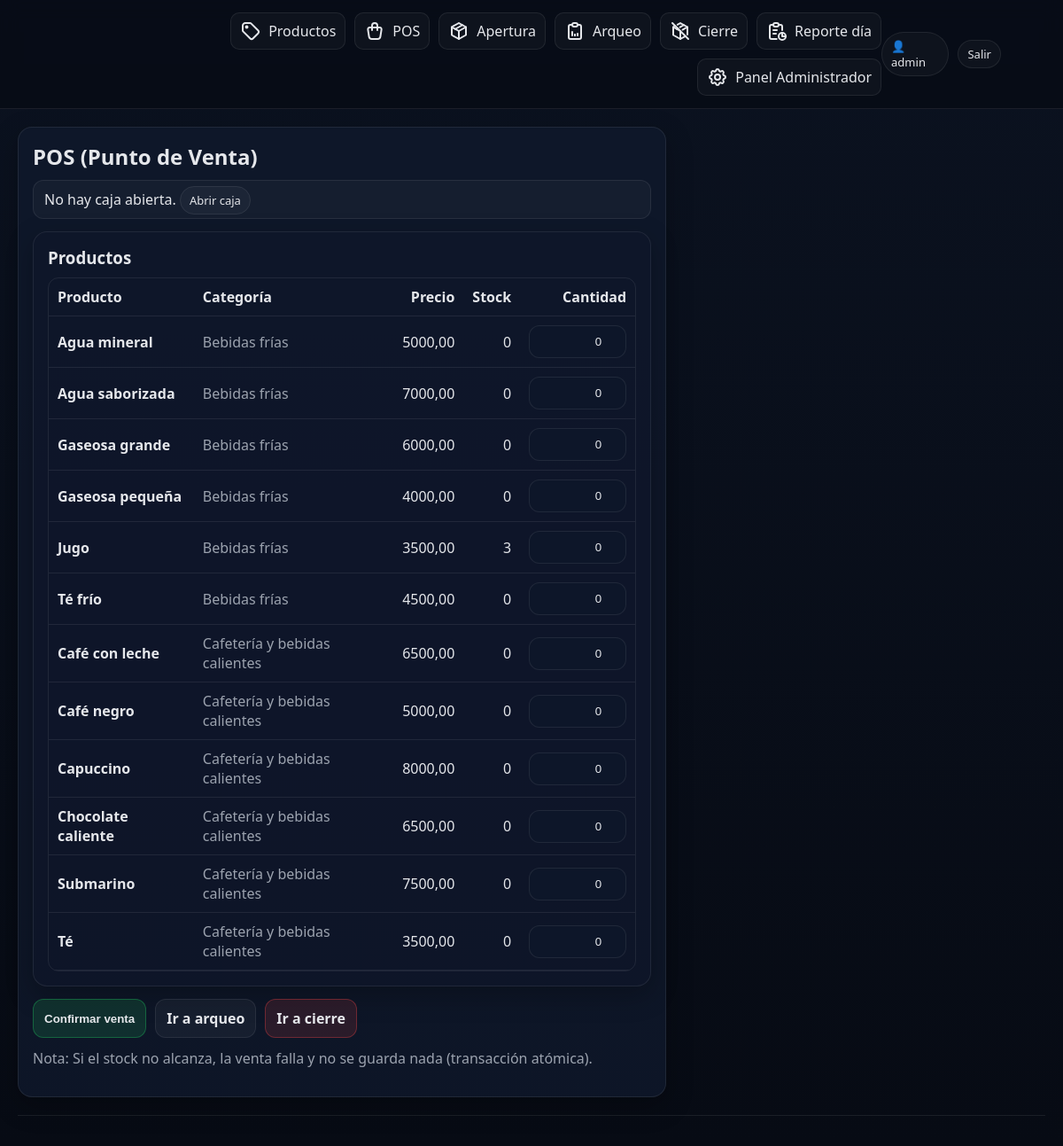
The app's page / (signed in), older data.
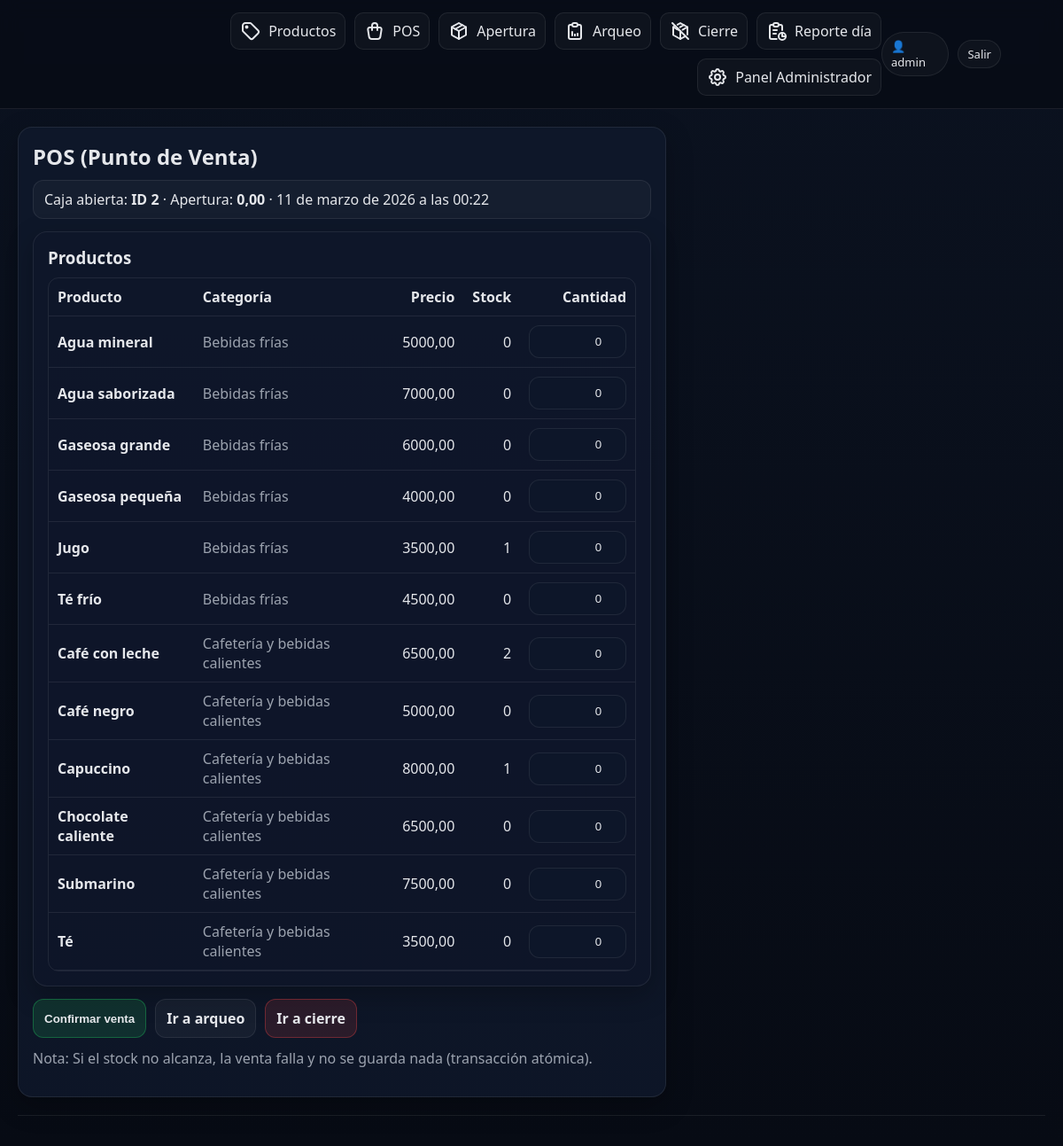
The same page, newer data.
### apps/productos/models.py (models this page shows, shortened)
class Producto(models.Model):
    categoria = models.ForeignKey(Categoria, on_delete=models.PROTECT, related_name="productos")
    nombre = models.CharField(max_length=180)
    precio = models.DecimalField(max_digits=12, decimal_places=2)
    activo = models.BooleanField(default=True)
    codigo = models.CharField(max_length=50, blank=True, null=True, unique=True)
    creado_en = models.DateTimeField(auto_now_add=True)
    actualizado_en = models.DateTimeField(auto_now=True)
    class Meta:
        ordering = ["nombre"]
        constraints = [
            models.UniqueConstraint(
                fields=["categoria", "nombre"],
                name="uq_productos_producto_categoria_nombre",
            ),
        ]
        verbose_name = "Producto"
        verbose_name_plural = "Productos"

class Categoria(models.Model):
    nombre = models.CharField(max_length=120, unique=True)
    activa = models.BooleanField(default=True)
    orden = models.PositiveIntegerField(default=0)
    class Meta:
        ordering = ["orden", "nombre"]
        verbose_name = "Categoría"
        verbose_name_plural = "Categorías"

### apps/caja/models.py (models this page shows, shortened)
class CajaSesion(models.Model):
    class Estado(models.TextChoices):
        ABIERTA = "ABIERTA", "Abierta"
        CERRADA = "CERRADA", "Cerrada"
    usuario = models.ForeignKey(
        settings.AUTH_USER_MODEL,
        on_delete=models.PROTECT,
        related_name="cajas",
    )
    estado = models.CharField(
        max_length=10,
        choices=Estado.choices,
        default=Estado.ABIERTA,
    )
    fecha_apertura = models.DateTimeField(auto_now_add=True)
    monto_apertura = models.DecimalField(max_digits=12, decimal_places=2, default=0)
    fecha_cierre = models.DateTimeField(blank=True, null=True)
    monto_cierre_declarado = models.DecimalField(max_digits=12, decimal_places=2, blank=True, null=True)
    notas = models.CharField(max_length=255, blank=True)
    class Meta:
        ordering = ["-fecha_apertura"]
        verbose_name = "Caja (Sesión)"
        verbose_name_plural = "Cajas (Sesiones)"

### apps/ventas/views.py (the view, shortened to what this page needs)
# urls.py: path("", views.pos_view, name="pos"),  # /pos/
@login_required
def pos_view(request):
    caja = get_caja_abierta(request.user)
    productos = (
        Producto.objects.filter(activo=True)
        .select_related("categoria")
        .prefetch_related("stock")
        .order_by("categoria__orden", "categoria__nombre", "nombre")
    )
    stocks = Stock.objects.filter(producto__in=productos).select_related("producto")
    stock_map = {s.producto_id: s.cantidad for s in stocks}
    ctx = {
        "caja": caja,
        "productos": productos,
        "stock_map": stock_map,
    }
    return render(request, "pos/pos.html", ctx)

### apps/caja/services.py (called while the page is built)
def get_caja_abierta(usuario) -> CajaSesion | None:
    return (
        CajaSesion.objects
        .filter(usuario=usuario, estado=CajaSesion.Estado.ABIERTA)
        .first()
    )

### apps/ventas/templatetags/pos_extras.py (called while the page is built)
@register.filter
def get_item(d: dict, key):
    try:
        return d.get(key)
    except Exception:
        return None

### templates/pos/pos.html (shortened to what this page needs)
{% extends "base.html" %}
{% load pos_extras %}
{% block content %}
  <div class="grid">
    <section class="card">
      <h1>POS (Punto de Venta)</h1>
      {% if caja %}
        <div class="msg">
          Caja abierta: <b>ID {{ caja.id }}</b> · Apertura: <b>{{ caja.monto_apertura }}</b> · {{ caja.fecha_apertura }}
        </div>
      {% else %}
        <div class="msg">
          No hay caja abierta. <a class="pill" href="{% url 'caja:apertura' %}">Abrir caja</a>
        </div>
      {% endif %}
      <form method="post" style="margin-top:14px">
        <div class="card" style="background:rgba(15,23,42,.55)">
          <h3>Productos</h3>
          {% if productos %}
            <div style="overflow:auto;border:1px solid var(--border);border-radius:12px">
              <table style="width:100%;border-collapse:collapse">
                <thead>
                  <tr>
                    <th style="text-align:left;padding:10px;border-bottom:1px solid var(--border)">Producto</th>
                    <th style="text-align:left;padding:10px;border-bottom:1px solid var(--border)">Categoría</th>
                    <th style="text-align:right;padding:10px;border-bottom:1px solid var(--border)">Precio</th>
                    <th style="text-align:right;padding:10px;border-bottom:1px solid var(--border)">Stock</th>
                    <th style="text-align:right;padding:10px;border-bottom:1px solid var(--border)">Cantidad</th>
                  </tr>
                </thead>
                <tbody>
                  {% for p in productos %}
                    <tr>
                      <td style="padding:10px;border-bottom:1px solid var(--border)">
                        <b>{{ p.nombre }}</b>
                      </td>
                      <td style="padding:10px;border-bottom:1px solid var(--border)" class="muted">
                        {{ p.categoria.nombre }}
                      </td>
                      <td style="padding:10px;border-bottom:1px solid var(--border);text-align:right">
                        {{ p.precio }}
                      </td>
                      <td style="padding:10px;border-bottom:1px solid var(--border);text-align:right">
                        {{ stock_map|get_item:p.id|default:"0" }}
                      </td>
                      <td style="padding:10px;border-bottom:1px solid var(--border);text-align:right">
                        <input
                          name="cantidad"
                          type="number"
                          min="0"
                          value="0"
                          style="width:110px;text-align:right"
                          {% if not caja %}disabled{% endif %}
                        />
                      </td>
                    </tr>
                  {% endfor %}
                </tbody>
              </table>
            </div>
          {% else %}
            <p class="muted">No hay productos activos.</p>
          {% endif %}
        </div>
        <div class="row" style="margin-top:14px">
          <button class="btn primary" type="submit" {% if not caja %}disabled{% endif %}>Confirmar venta</button>
          <a class="btn" href="{% url 'caja:arqueo' %}">Ir a arqueo</a>
          <a class="btn danger" href="{% url 'caja:cierre' %}">Ir a cierre</a>
        </div>
        <p class="muted" style="margin-top:12px">
          Nota: Si el stock no alcanza, la venta falla y no se guarda nada (transacción atómica).
        </p>
      </form>
    </section>
  </div>
{% endblock %}

Row changes from the older to the newer data that the page shows:
added CajaSesion: id "2", monto_apertura "0,00", fecha_apertura "11 de marzo de 2026 a las 00:22"
computed for Producto "Jugo": id "3" → "1"
computed for Producto "Café con leche": id "0" → "2"
computed for Producto "Capuccino": id "0" → "1"
Text that changed along with them:
text no longer shown: "No hay caja abierta. Abrir caja"
text now shown: "Caja abierta: ID · Apertura: ·"
